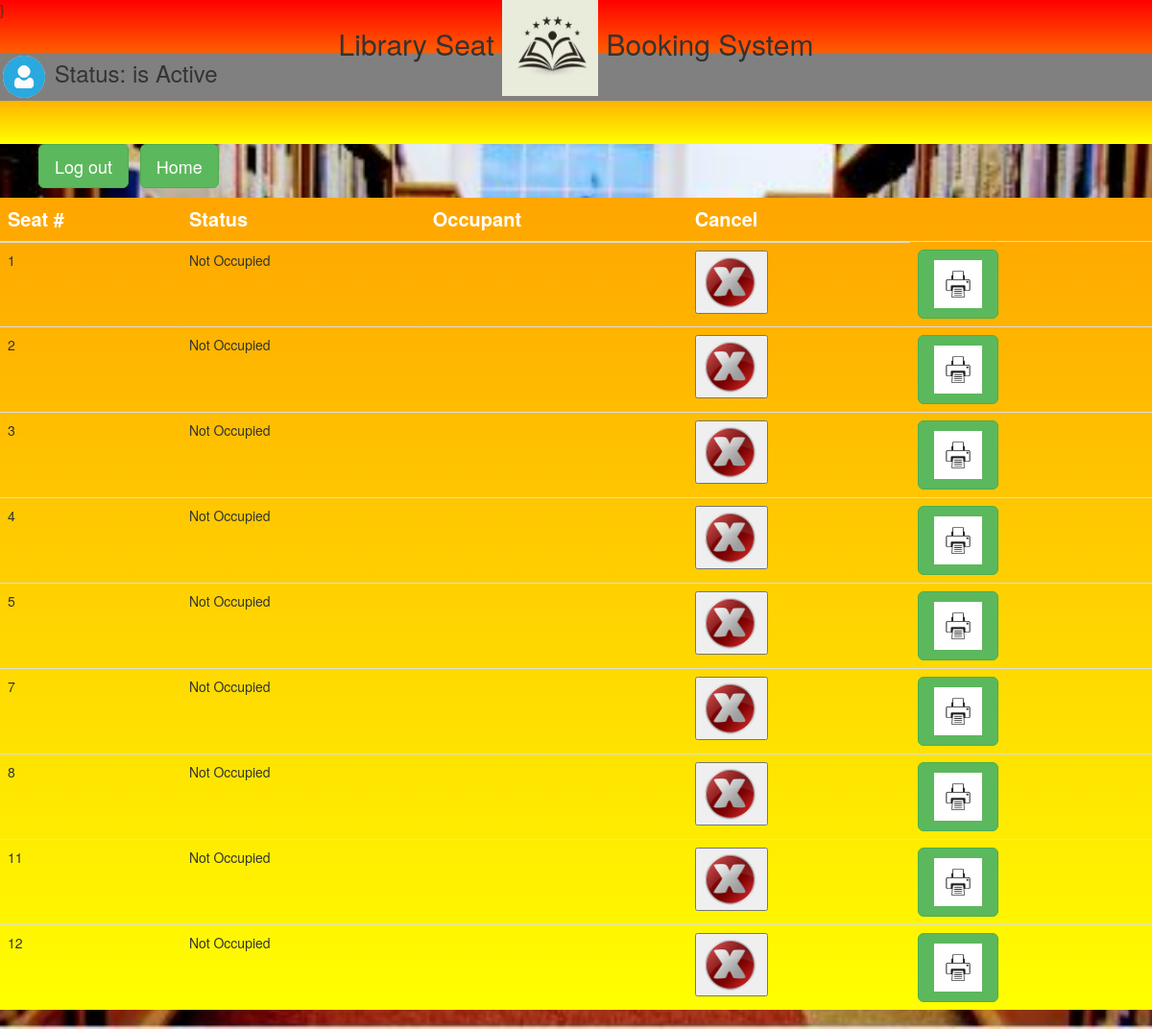
Screenshot of /bookedseat.php with the database file from the repository.
### tables this page shows
CREATE TABLE `seats` (
  `SeatId` int(11) NOT NULL,
  `Status` varchar(25) NOT NULL,
  `Occupant` varchar(40) NOT NULL,
  `Serial` varchar(50) NOT NULL,
  `CountDownTime` time NOT NULL,
  `Date` datetime NOT NULL DEFAULT current_timestamp(),
  `startTime` datetime NOT NULL DEFAULT current_timestamp()
);

### bookedseat.php (the view, shortened to what this page needs)
<!DOCTYPE html>
<html>
<head>
	<link rel="stylesheet" type="text/css" href="css/bootstrap.min.css">
</head>
<body>
	  <div class='header' style="margin-top: -40px;height: 150px;background-image: linear-gradient(red,yellow);font-weight: bolder">
        <h2><center>Library Seat <img src="logo.jpg" style="width: 100px;height: 100px"> Booking System</center></h2>
       <h3 style="margin-top: -55px;background-color: grey;"><img src="avatar.jpg" style="width: 50px;height: 50px;border: 3px solid transparent; border-radius: 50px"> Status:<?php echo $_SESSION['Username'];  ?> is Active</div></h3>
        <div id="nav">
          <ul style="list-style: none;">
            <li><a class="btn btn-lg btn-success" href="logout.php" role="button">Log out</a> &nbsp <a class="btn btn-lg btn-success" href="index.php" role="button">Home</a></li>
          </ul>
      </div>
<table class="table table-hover" style="background-image: linear-gradient(orange,yellow);  ">
	<thead style="color:white;font-size: 20px"><tr>
		<th scope="col">Seat #</th>
<th scope="col">Status</th>
<th scope="col">Occupant</th>
<th scope="col">Cancel</th>
	</tr>
</thead>
<tbody>
<?php
$user=$_SESSION['Username'];
$conn=mysqli_connect('localhost','root','','seatbook');
$sql="select * from seats where Occupant='$user'";
$query=mysqli_query($conn,$sql);
while($row=mysqli_fetch_assoc($query))
{
?>
	<tr>
		<td><?php echo $row['SeatId']; ?></td>
		<td><?php echo  $row['Status']; ?></td>
		<td><?php echo  $row['Occupant']; ?></td>
		<form action="" method="POST">
		<td><button name="cancel" onclick="window.confirm('Do you want to Cancel this booked seat?')" type='submit'><img src="cancel.png" width="60" height="60"></button></td>
		<td><a class="btn btn-lg btn-success" href="receipt.php" name="print" onclick="window.confirm('Do you want to print this receipt?')" type='submit'><img src="printer.png" width="50" height="50"></button></td>
	</form>
	</tr>
<?php
}
?>
</tbody>
</table>
    </body>
</html>

### bookedseat.php (style rules this page uses)
body { background: url('background.JPG'); background-repeat: no-repeat; background-size: cover; }
tr td { height: 50px; }

### rows the page displays
seats: SeatId "1", Status "Not Occupied"
seats: SeatId "2", Status "Not Occupied"
seats: SeatId "3", Status "Not Occupied"
seats: SeatId "4", Status "Not Occupied"
seats: SeatId "5", Status "Not Occupied"
seats: SeatId "7", Status "Not Occupied"
seats: SeatId "8", Status "Not Occupied"
seats: SeatId "11", Status "Not Occupied"
seats: SeatId "12", Status "Not Occupied"
